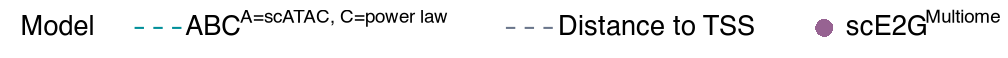

The script that drew this image:
# Fig 4 legend — the shared horizontal key under panels a/b: "Model", then the ABC (teal dashed) and
# distance-to-TSS (grey dashed) reference lines and the scE2G-Multiome point.
#
# Drawn in the paper's own PDF point coordinates (x right, y down) so every offset is the measured one:
# text baseline y = 356.47, keys centred 1.7 pt above it; 6.5 pt labels with 4.5 pt superscripts raised
# 3 pt; 11.9 pt dashed keys (0.5 pt, 2 on / 2 off -> lty "33", see fig4a_depth.R); 4.3 pt point at 70 %.
# The canvas is sized so 1 data unit = 1 pt (theme_void, no margins).
#
#   Rscript figures/fig4_legend.R   # -> figures/fig4_legend.{pdf,png}
suppressPackageStartupMessages(library(ggplot2))
source("R/theme_sce2g.R")
S <- sce2g$type$size_pt; txt <- function(size) size / .pt
lab <- function(x, text, size = S$axis_title, y = 356.47) annotate("text", x = x, y = -y, label = text, hjust = 0, vjust = 0, size = txt(size), family = sce2g_font)
key <- function(x, colour) annotate("segment", x = x, xend = x + 11.92, y = -354.74, yend = -354.74, colour = colour, linewidth = pt_mm(.5), linetype = "33")
xlim <- c(170, 412); ylim <- c(-362, -348)   # y negated: PDF y grows downward (coord_cartesian sorts its limits)

p <- ggplot() +
  lab(174.9, "Model") +
  key(202.31, "#008F99") + lab(214.45, "ABC") + lab(227.62, "A=scATAC, C=power law", S$annotation, 353.47) +
  key(291.46, "#6A768B") + lab(303.99, "Distance to TSS") +
  annotate("point", x = 367.89, y = -354.74, colour = "#6B2063", alpha = 0.7, size = 4.3 / .pt / 0.75, stroke = 0, shape = 16) +
  lab(373.06, "scE2G") + lab(392.15, "Multiome", S$annotation, 353.47) +
  coord_cartesian(xlim = xlim, ylim = ylim, expand = FALSE, clip = "off") +
  theme_void() + theme(plot.margin = margin(0, 0, 0, 0))

pt2mm <- 25.4 / 72
save_panel(p, "figures/fig4_legend.pdf", width_mm = diff(xlim) * pt2mm, height_mm = diff(ylim) * pt2mm)
save_panel(p, "figures/fig4_legend.png", width_mm = diff(xlim) * pt2mm, height_mm = diff(ylim) * pt2mm)
cat("wrote figures/fig4_legend.{pdf,png}\n")
